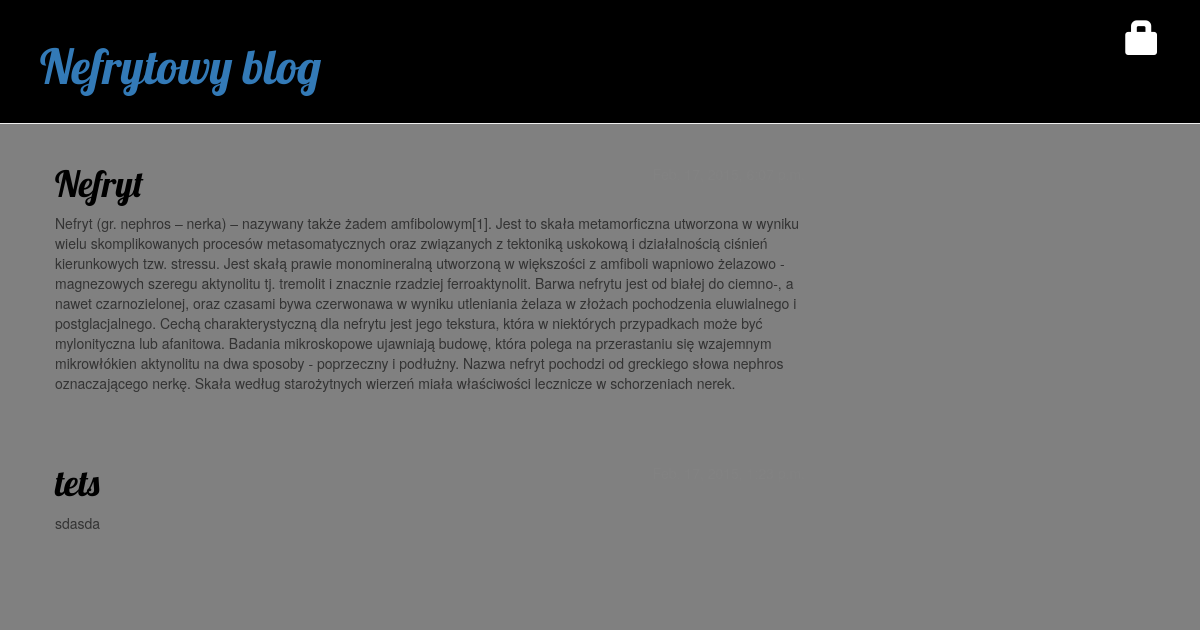
The page / on the database its author committed.
### blog/models.py (models this page shows, shortened)
class Post(models.Model):
	author = models.ForeignKey('auth.User')
	title = models.CharField(max_length=200)
	text = models.TextField()
	created_date = models.DateTimeField(default=timezone.now)
	published_date = models.DateTimeField(blank=True, null=True)

### blog/views.py (the view)
# urls.py: url(r'^$', views.post_list),
def post_list(request):
    posts = Post.objects.filter(published_date__lte=timezone.now()).order_by('-published_date')
    return render(request, 'blog/post_list.html', {'posts': posts})

### blog/templates/blog/post_list.html (shortened to what this page needs)
{% extends 'blog/base.html' %}
{% block content %}
    {% for post in posts %}
        <div class="post">
            <div class="date">
            </div>
            <h1><a href="{% url 'blog.views.post_detail' pk=post.pk %}">{{ post.title }}</a></h1>
            <p>{{ post.text|linebreaks }}</p>
        </div>
    {% endfor %}
{% endblock content %}

### static/css/blog.css (style rules this page uses)
body { background-color: grey; text-color: red; }
h1, h2, h3, h4 { font-family: 'Lobster', cursive; }
.date { float: right; color: #828282; }
.post { margin-bottom: 70px; }
.post h1 a, .post h1 a:visited { color: #000000; }

### rows shown on the page
Post: title "Nefryt", text "Nefryt (gr. nephros – nerka) – nazywany także żadem amfibolowym[1]. Jest to skała metamorficzna utworzona w wyniku wielu skomplikowanych procesów metasomatycznych oraz związanych z tektoniką uskokową i działalnością ciśnień kierunkowych tzw. stressu. Jest skałą prawie monomineralną utworzoną w większości z amfiboli wapniowo żelazowo - magnezowych szeregu aktynolitu tj. tremolit i znacznie rzadziej ferroaktynolit. Barwa nefrytu jest od białej do ciemno-, a nawet czarnozielonej, oraz czasami bywa czerwonawa w wyniku utleniania żelaza w złożach pochodzenia eluwialnego i postglacjalnego. Cechą charakterystyczną dla nefrytu jest jego tekstura, która w niektórych przypadkach może być mylonityczna…"
Post: title "tets", text "sdasda"
